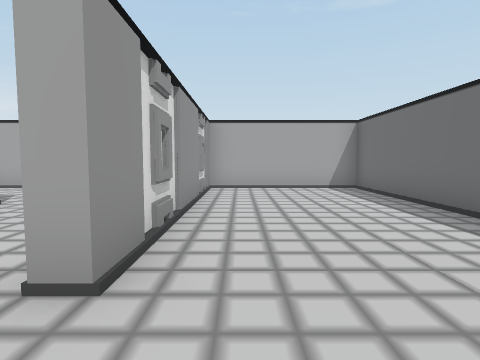
View 1 (above)

24 first-person views from a walk through a scene from a Unity 3-D project. The camera is 1.5 m above the floor, tilts 4° down and sees 80° across. The floor is counted in squares, 1.8 m on a side. Each view is taken from the middle of a square. On the plan, view 1 faces up. The plan holds only what a view shows up to about 10 squares ahead; the rest is blank. The place goes on beyond the plan. The player is left out.

View 2
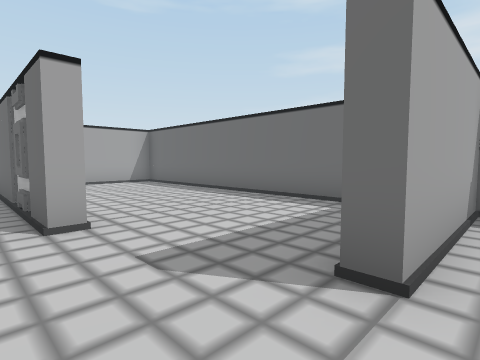

View 3
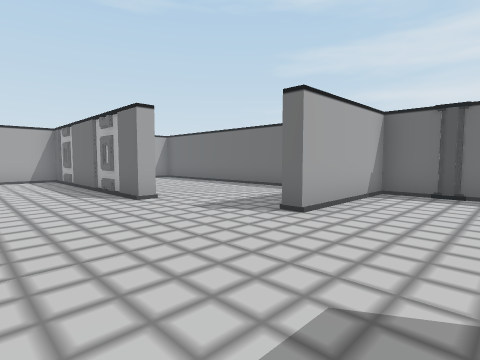

View 4
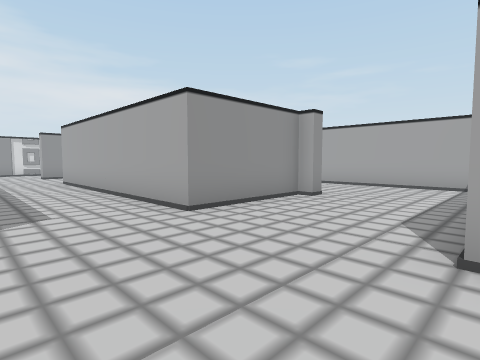

View 5
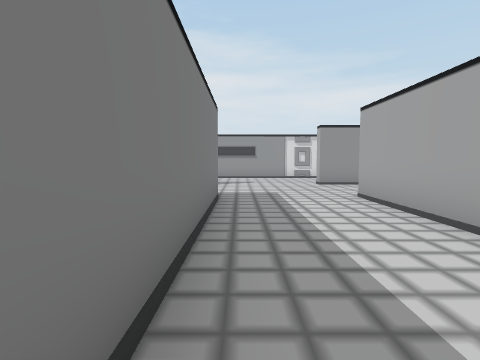

View 6
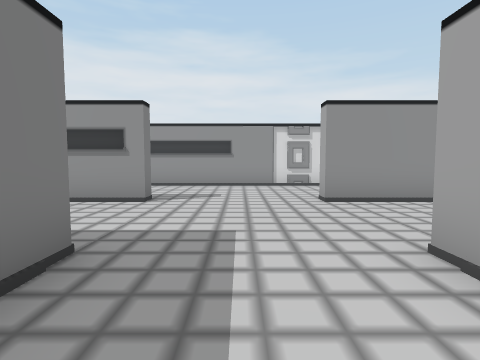

View 7
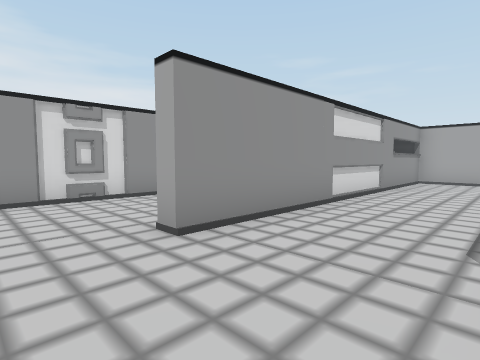

View 8
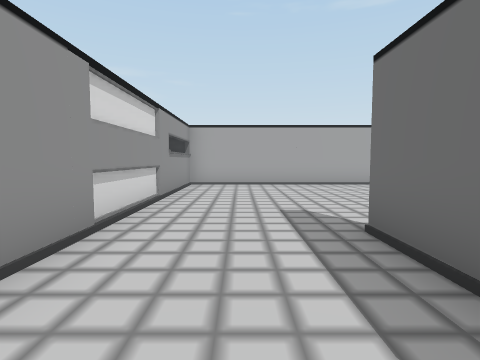

View 9
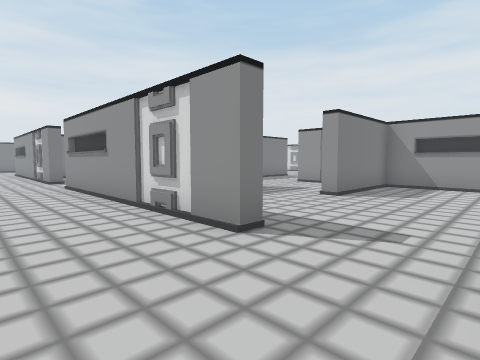

View 10
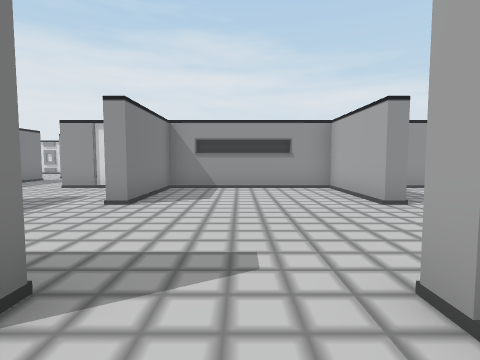

View 11
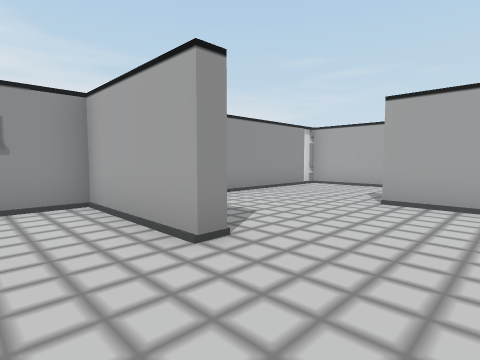

View 12
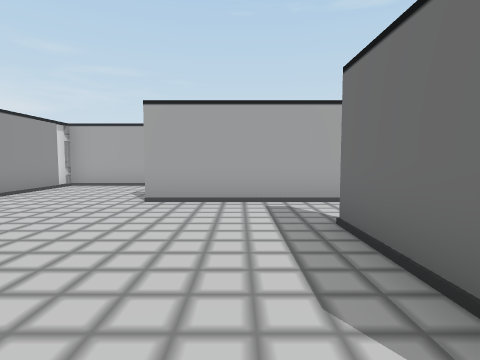

View 13
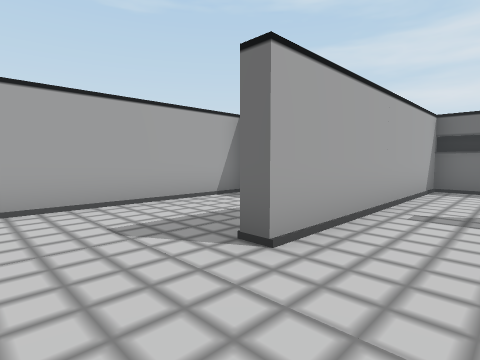

View 14
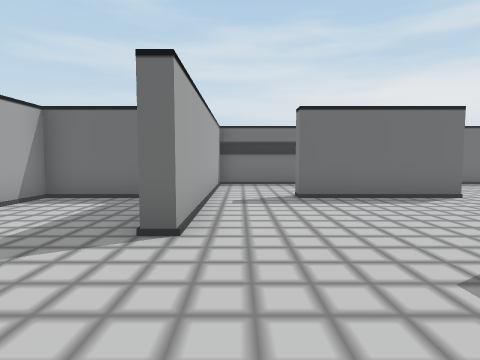

View 15
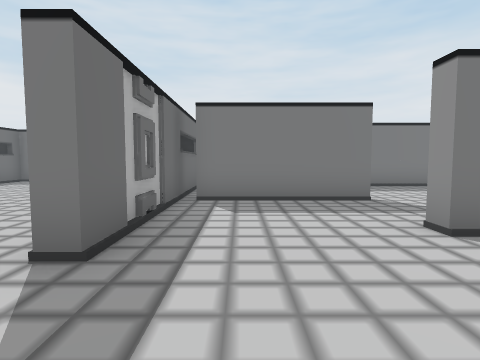

View 16
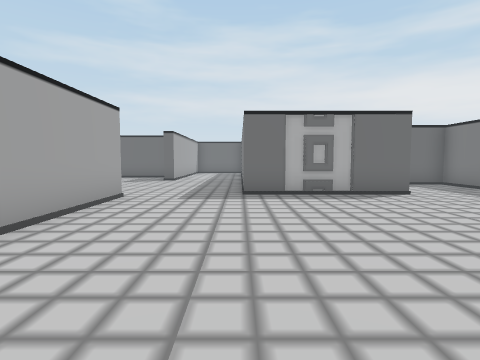

View 17
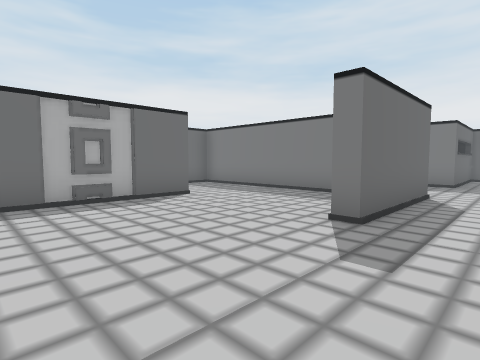

View 18
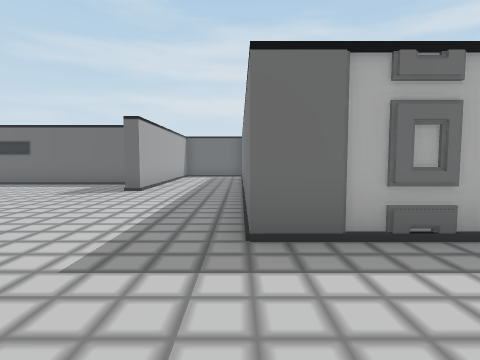

View 19
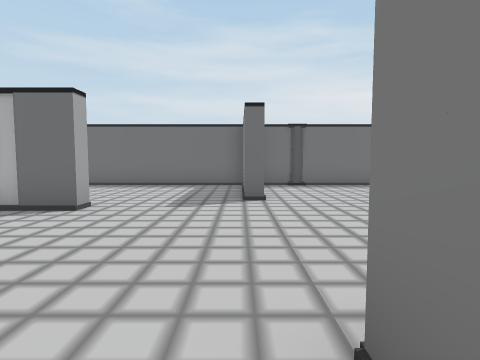

View 20
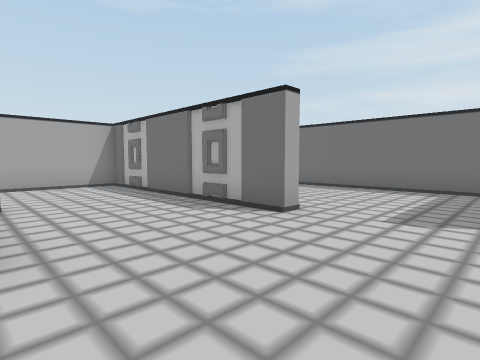

View 21
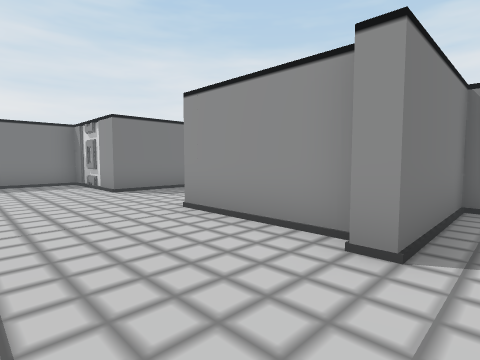

View 22
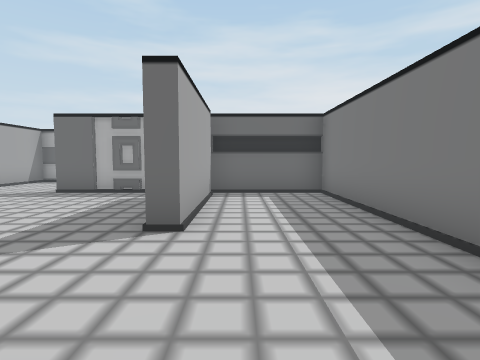

View 23
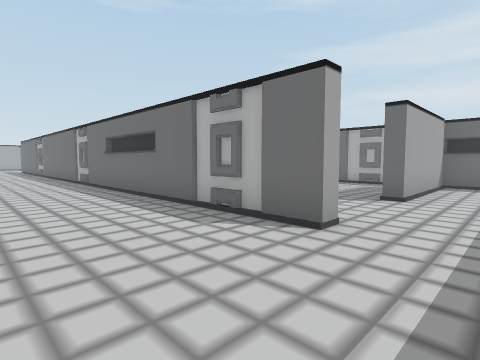

View 24
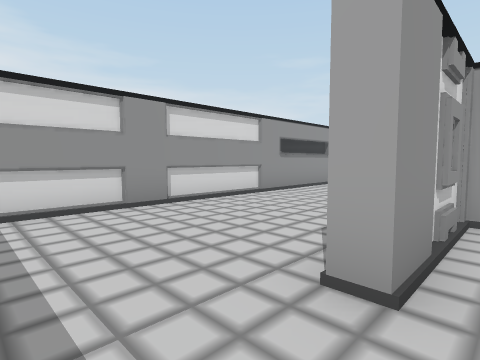

### Floor plan
Points are (right, up) in squares from view 1. A wall is a line through its corners. A room is listed if a view was taken in it or the views show most of it. See-through windows are left out.
Room 1 (view 1)
walls: (3.5, -1.1) (3.5, 8.5) (-0.9, 8.5) (-0.9, 1.7)
ways out: opening at (-1, 0.5) to room 2
Room 2 (views 2, 3, 4, 5, 6, 7, 8, 9, 10, 11, 12, 13, 14, 15, 16, 17, 18, 19, 20, 21, 24)
walls: (-16.1, 2.6) (-16.1, 3.4); (-16.9, 6.5) (-18.1, 6.5); (-10.5, 2.1) (-5.3, 2.1) (-5.3, 3.2); (-19.2, 6.1) (-19.7, 6.1) (-19.7, 9.7); (-8.1, 4.9) (-8.1, 8.9); (-19.8, 2.3) (-19.2, 2.3); (-16.1, -1.9) (-15.7, -1.9) (-15.7, -3.5); (-7.8, 5.3) (-4.5, 5.3) (-4.5, 4.9); (-20, -0.3) (-23.7, -0.3) (-23.7, 0.1) (-20, 0.1); (-12.5, -3.8) (-12.5, -1.5) (-4.9, -1.5) (-4.9, -4.5); (-4.9, 4.9) (-4.9, 1.7) (-12.5, 1.7) (-12.5, 5.3) (-12, 5.3); (-8.5, 11.7) (-15.7, 11.7) (-15.7, 1.7) (-16.1, 1.7); (-20.5, 11.7) (-22.9, 11.7) (-22.9, 12.1); (-23.3, 8.1) (-23.3, 7.7) (-26.5, 7.7) (-26.5, 2.9) (-23.3, 2.9) (-23.3, 2.5); (-19.7, 13.1) (-19.7, 15.3) (-26.5, 15.3) (-26.5, 9.9); (-26.5, 2.6) (-26.5, -0.3); (-0.9, 1.7) (-1.3, 1.7) (-1.3, 8.5) (-7.2, 8.5); (-27, -3.1) (-19.7, -3.1) (-19.7, 3.7) (-19.3, 3.7) (-19.3, -3.5); (3.5, -4.5) (3.5, -1.5) (-0.1, -1.5) (-0.1, -1)
ways out: opening at (-1, 0.5) to room 1; opening at (-27, -1.5) to room 3; opening at (-8, 10.5) to room 3; opening at (-20, 10.5) to room 4
Room 3 (views 22, 23)
walls: (-8.1, 8.9) (-4.1, 8.9); (-1.3, 12.9) (-1.3, 17.2); (-1, 11.7) (-3.3, 11.7) (-3.3, 12.1); (-31, 7.4) (-31, -1.6); (-26.5, -0.3) (-26.9, -0.3) (-26.9, 9.1)
ways out: opening at (-27, -1.5) to room 2; opening at (-8, 10.5) to room 2
Room 4 (no view inside)
walls: (-19.7, 9.7) (-19.2, 9.7); (-16.1, 9) (-16.1, 11.7) (-20.5, 11.7)
ways out: opening at (-20, 10.5) to room 2

Positions as (right, up) in squares from view 1, and headings:
1: (0, 0), facing up
2: (-2, -2), facing up-right
3: (-4, -4), facing up-right
4: (-1, -1), facing up-left
5: (-6, -1), facing left
6: (-10, 0), facing left
7: (-13, 0), facing up-left
8: (-14, 2), facing up
9: (-17, 6), facing down-left
10: (-18, 5), facing left
11: (-21, 6), facing up-left
12: (-21, 6), facing up
13: (-25, 10), facing up-right
14: (-26, 11), facing right
15: (-21, 6), facing down
16: (-15, 9), facing right
17: (-14, 9), facing down-right
18: (-11, 9), facing right
19: (-6, -1), facing right
20: (-5, -1), facing up-right
21: (-2, 6), facing down-left
22: (-27, -1), facing right
23: (-30, -2), facing up-right
24: (-26, -2), facing up-left
